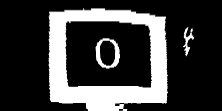
#> input picture data/des/0.bmp, 222 x 111 px
$ python img_cut.py ../data/des/0.bmp
#> lines starting #> are read from the running program, lines starting #| are printed output that depends on the picture; after the words box and inside, x2 and y2 are one past the last pixel; in counts of white or black regions, pixels touching at a corner belong together

"""
@img_cut.py
@Cut Image
@ZZY 20180326
"""
import cv2
import numpy as np
import sys
import pdb


def main(argv):

    img_src = cv2.imread('../data/des/0.bmp',cv2.IMREAD_GRAYSCALE)
#> img_src is the input picture: shape (111, 222); min 0, max 255, mean 62.4
    cv2.imshow('img_src',img_src)
    ret,img_bin = cv2.threshold (img_src,100,1,0)
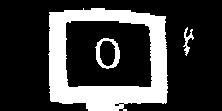
#> img_bin: shape (111, 222); values 0 (black) and 1 (white), 24.7% white; 3 white regions, box (x1, y1, x2, y2) and area: (48, 8, 168, 111) 5685, (95, 38, 120, 69) 298, (183, 27, 194, 56) 113
    sum_col = sum(img_bin)
#> sum_col = 222 values, max 94 at index 64, min 0 at index 0, mean 27.46
    sum_row = np.sum(img_bin,axis = 1)
#> sum_row = 111 values, max 119 at index 88, min 0 at index 0, mean 54.92
    print (sum_row)
#| [  0   0   0   0   0   0   0   0  15  15  67  67  87 101 100 106 117 117
#|  117 116 116  69  67  51  37  37  34  33  34  38  36  36  37  38  38  39
#|   39  43  46  52  50  45  45  45  44  45  43  47  47  47  47  45  46  44
#|   46  45  42  42  45  44  44  43  43  43  43  46  48  45  36  33  34  34
#|   34  34  34  35  33  34  34  35  34  35  35  35  36  35  97 118 119 117
#|  117 118 119 117 117 117 117 117 117 117 117 116 108  56  34  34  38  38
#|   37  35  35]
    loc_left = 0
    loc_right = 0
    loc_top = 0
    loc_buttom = 0

    for i in range(len(sum_col)-1):
        if sum_col[i] < 60 and sum_col[i-1] > 80:
            loc_left = i
        if sum_col[i] < 60 and sum_col[i+1] > 80:
            loc_right = i
#> this loop made 221 passes
#> loc_left on pass 67: 66
#> loc_right on pass 151: 150

    print ('loc_left is ',loc_left)
#| loc_left is  66
    print ('loc_right is ', loc_right)
#| loc_right is  150

    for i in range(len(sum_row)-1):
        if sum_row[i] < 100 and sum_row[i-1] > 100 and i<60:
            loc_top = i
        if sum_row[i] < 100 and sum_row[i+1] > 100:
            loc_bottom = i
#> this loop made 110 passes
#> loc_bottom on passes 13, 87: 12, 86
#> loc_top on pass 22: 21

    print ('loc_top is ',loc_top)
#| loc_top is  21
    print ('loc_bottom is ',loc_bottom)
#| loc_bottom is  86


    img_cut = img_src[loc_top+5:loc_bottom-5,loc_left+5:loc_right-5]
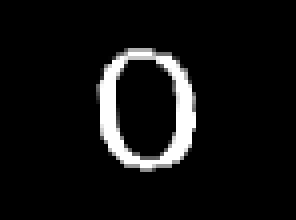
#> img_cut: shape (55, 74) (shown 4 times larger); min 0, max 255, mean 17.6
    cv2.imshow('img_cut',img_cut)


if __name__ == "__main__":
    main(sys.argv[1:])

$ run again, with data/des/1.bmp copied over data/des/0.bmp
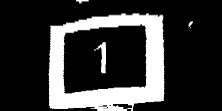
#> input picture data/des/1.bmp, 222 x 111 px
#> in main, img_src is the input picture: shape (111, 222); min 0, max 255, mean 55.3
#> in main, `ret,img_bin = cv2.threshold (img_src,100,1,0)`:
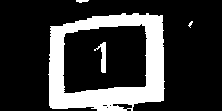
#> img_bin: shape (111, 222); values 0 (black) and 1 (white), 22% white; 4 white regions (1 under 20 px), largest, box (x1, y1, x2, y2) and area: (48, 13, 165, 111) 5215, (94, 42, 106, 73) 159, (76, 0, 89, 3) 28
#> sum_col = 222 values, max 89 at index 147, min 0 at index 0, mean 24.41
#> sum_row = 111 values, max 115 at index 93, min 0 at index 3, mean 48.81
#| [ 13  12   3   0   0   0   0   0   0   0   0   0   0  13  15  52  71  71
#|   76  76  84  90  90 100 102 101  87  67  67  58  46  46  41  33  32  32
#|   31  31  30  32  32  32  35  36  38  38  39  39  40  40  39  37  36  36
#|   37  38  36  36  37  38  37  37  38  38  38  38  38  38  38  38  38  38
#|   37  33  34  33  33  33  33  33  33  34  33  33  33  33  35  66  72  82
#|   93  99 104 115 115 115 115 115 115 115 115 112  96  89  70  62  71  66
#> (further printed lines are left out)
#> the loop in main, `for i in range(len(sum_col)-1):` made 221 passes
#> loc_left on pass 65: 64
#| loc_left is  64
#| loc_right is  145
#> the loop in main, `for i in range(len(sum_row)-1):` made 110 passes
#> loc_top on pass 27: 26
#| loc_top is  26
#| loc_bottom is  91
#> in main, `img_cut = img_src[loc_top+5:loc_bottom-5,loc_left+5:loc_right-5]`:
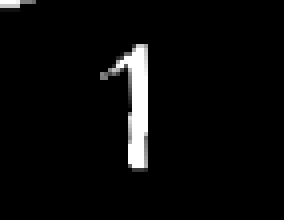
#> img_cut: shape (55, 71) (shown 4 times larger); min 0, max 255, mean 10.4

$ run again, with data/des/2.bmp copied over data/des/0.bmp
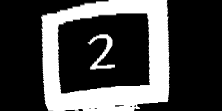
#> input picture data/des/2.bmp, 222 x 111 px
#> in main, img_src is the input picture: shape (111, 222); min 0, max 255, mean 72.2
#> in main, `ret,img_bin = cv2.threshold (img_src,100,1,0)`:
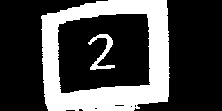
#> img_bin: shape (111, 222); values 0 (black) and 1 (white), 28.7% white; 2 white regions, box (x1, y1, x2, y2) and area: (41, 0, 170, 111) 6763, (88, 34, 115, 70) 316
#> sum_col = 222 values, max 103 at index 150, min 0 at index 0, mean 31.89
#> sum_row = 111 values, max 125 at index 93, min 35 at index 27, mean 63.77
#| [ 59  71  71  82  83  87  87  95 100 101 108 108 111 121  90  77  78  72
#|   59  58  51  44  44  42  37  37  37  35  35  36  37  38  36  35  45  48
#|   49  54  48  47  47  45  46  47  45  42  44  41  41  42  41  41  41  41
#|   40  43  40  41  43  41  41  42  41  41  41  51  60  62  56  42  36  36
#|   36  37  36  36  36  38  37  37  36  36  36  36  35  46  70  85  88  96
#|  107 112 116 125 124 125 125 123 123 123 123 123 113 104  92  81  89  93
#> (further printed lines are left out)
#> the loop in main, `for i in range(len(sum_col)-1):` made 221 passes
#> loc_right on pass 149: 148
#| loc_right is  148
#> the loop in main, `for i in range(len(sum_row)-1):` made 110 passes
#> loc_top on pass 15: 14
#| loc_top is  14
#| loc_bottom is  89
#> in main, `img_cut = img_src[loc_top+5:loc_bottom-5,loc_left+5:loc_right-5]`:
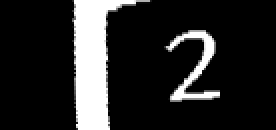
#> img_cut: shape (65, 138) (shown 2 times larger); min 0, max 255, mean 39.7

$ run again, with data/des/3.bmp copied over data/des/0.bmp
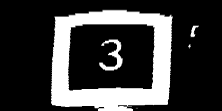
#> input picture data/des/3.bmp, 222 x 111 px
#> in main, img_src is the input picture: shape (111, 222); min 0, max 255, mean 62.1
#> in main, `ret,img_bin = cv2.threshold (img_src,100,1,0)`:
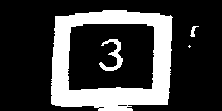
#> img_bin: shape (111, 222); values 0 (black) and 1 (white), 24.7% white; 4 white regions (1 under 20 px), largest, box (x1, y1, x2, y2) and area: (51, 10, 173, 111) 5750, (99, 39, 123, 71) 279, (190, 26, 199, 37) 42
#> sum_col = 222 values, max 92 at index 154, min 0 at index 0, mean 27.37
#> sum_row = 111 values, max 119 at index 92, min 0 at index 0, mean 54.74
#| [  0   0   0   0   0   0   0   0   0   0  24  25  51  85  85  97 117 118
#|  117 117 117 117 117 117  53  53  46  38  38  38  39  37  37  37  37  38
#|   38  34  34  43  44  47  46  47  40  41  40  39  38  40  42  39  41  42
#|   45  41  40  40  41  41  41  41  42  44  45  45  48  53  50  48  44  33
#|   34  35  34  33  34  34  35  36  33  35  34  36  36  35  36  41  80 106
#|  118 118 119 118 118 117 118 118 118 117 117 117 117 117 116  64  59  28
#> (further printed lines are left out)
#> the loop in main, `for i in range(len(sum_col)-1):` made 221 passes
#> loc_left on pass 70: 69
#| loc_left is  69
#> the loop in main, `for i in range(len(sum_row)-1):` made 110 passes
#> loc_bottom on passes 16, 89: 15, 88
#| loc_top is  24
#| loc_bottom is  88
#> in main, `img_cut = img_src[loc_top+5:loc_bottom-5,loc_left+5:loc_right-5]`:
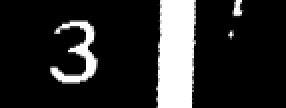
#> img_cut: shape (54, 143) (shown 2 times larger); min 0, max 255, mean 40.7
